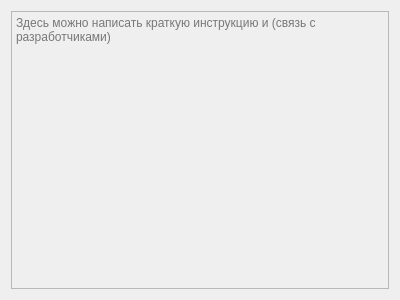
<?xml version="1.0" encoding="UTF-8"?>
<ui version="4.0">
 <class>FrameDefault</class>
 <widget class="QFrame" name="FrameDefault">
  <property name="geometry">
   <rect>
    <x>0</x>
    <y>0</y>
    <width>400</width>
    <height>300</height>
   </rect>
  </property>
  <property name="windowTitle">
   <string>Frame</string>
  </property>
  <layout class="QVBoxLayout" name="verticalLayout">
   <item>
    <widget class="QPlainTextEdit" name="instructions_edit">
     <property name="enabled">
      <bool>false</bool>
     </property>
     <property name="placeholderText">
      <string>Здесь можно написать краткую инструкцию и (связь с разработчиками)</string>
     </property>
    </widget>
   </item>
  </layout>
 </widget>
 <resources/>
 <connections/>
</ui>
